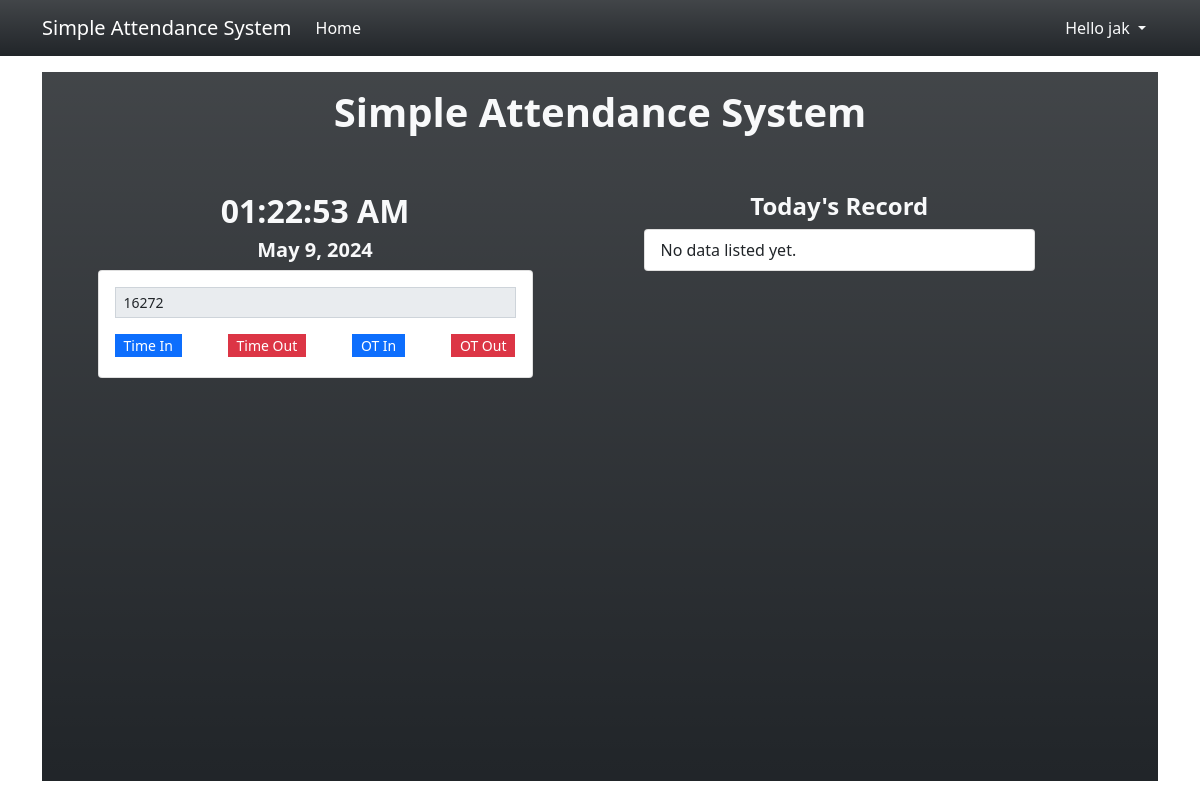
The page / (signed in) on the database as committed earlier.
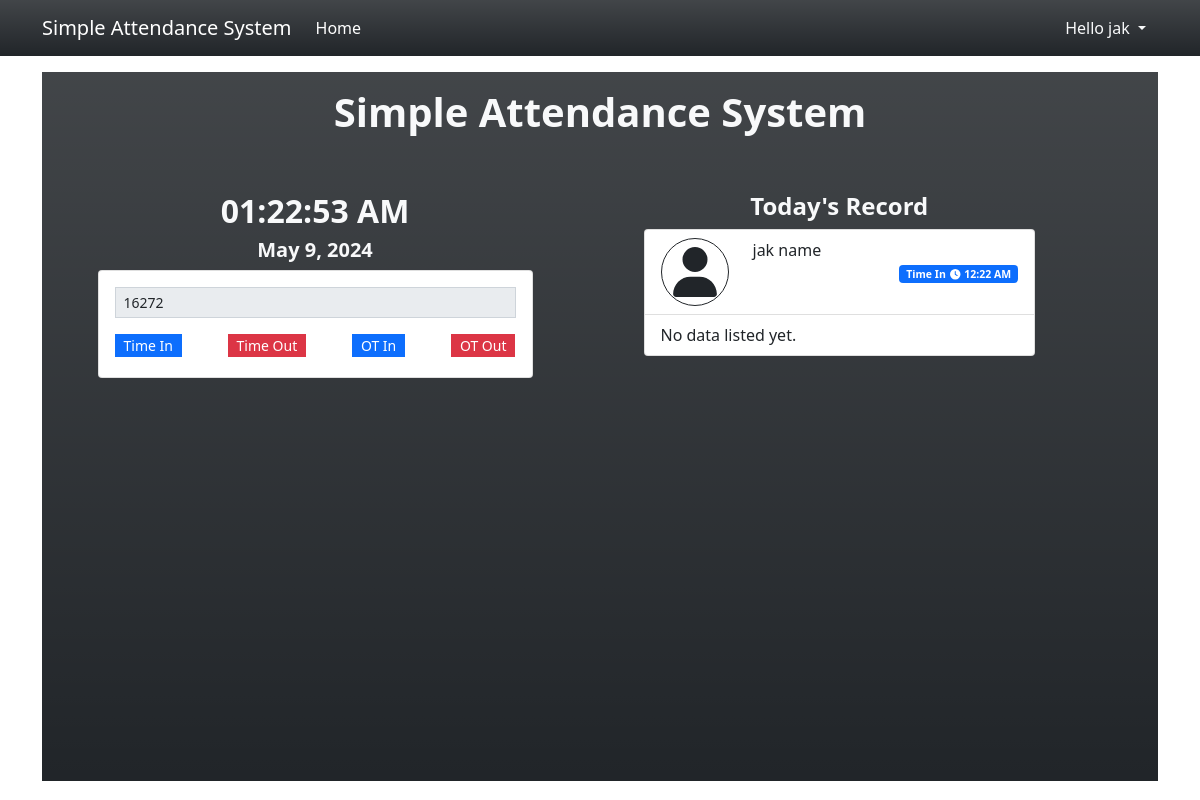
The same page on the database as committed later.
### tables this page shows
CREATE TABLE employee_list (
            `employee_id` INTEGER NOT NULL PRIMARY KEY AUTOINCREMENT,
            `employee_code` TEXT NOT NULL,
            `firstname` TEXT NOT NULL,
            `middlename` TEXT NULL,
            `lastname` TEXT NOT NULL,
            `gender` TEXT NOT NULL,
            `department_id` INTEGER NULL,
            `designation_id` INTEGER NULL,
            `contact` TEXT NOT NULL,
            `email` TEXT NOT NULL,
            `status` INTEGER NOT NULL DEFAULT 1,
            `date_created` TIMESTAMP DEFAULT CURRENT_TIMESTAMP,
            `date_updated` TIMESTAMP NULL, password varchar(255) NULL,
            FOREIGN KEY(`department_id`) REFERENCES `department_list`(`department_id`) ON DELETE SET NULL,
            FOREIGN KEY(`designation_id`) REFERENCES `designation_list`(`designation_id`) ON DELETE SET NULL
        );

CREATE TABLE att_type_list (
            `att_type_id` INTEGER NOT NULL PRIMARY KEY AUTOINCREMENT,
            `name` TEXT NOT NULL,
            `status` INTEGER NOT NULL DEFAULT 1,
            `date_created` TIMESTAMP DEFAULT CURRENT_TIMESTAMP
        );

CREATE TABLE attendance_list (
            `attendance_id` INTEGER NOT NULL PRIMARY KEY AUTOINCREMENT,
            `employee_id` TEXT NOT NULL,
            `att_type_id` TEXT NOT NULL,
            `date_created` TIMESTAMP DEFAULT CURRENT_TIMESTAMP,
            `date_updated` TIMESTAMP NULL,
            FOREIGN KEY(`employee_id`) REFERENCES `employee_list`(`employee_id`) ON DELETE CASCADE,
            FOREIGN KEY(`att_type_id`) REFERENCES `att_type_list`(`att_type_id`) ON DELETE CASCADE
        );

### home.php (the view, shortened to what this page needs)
<?php if($_SESSION['type'] == 3): ?>
    <section class="bg-dark bg-gradient text-light">
        <div class="container py-3 d-flex flex-column">
            <div class="w-100 h-25 d-flex  align-items-center">
                <h2 class="text-center w-100 fs-1"><b>Simple Attendance System</b></h2>
            </div>
            <div class="w-100 row flex-grow-1 mt-5">
                <div class="col-md-6 d-flex flex-column align-items-center h-100">
                    <div class="w-100 h-25 d-flex align-items-center">
                        <div class="w-100">
                            <h2 class="text-center"><b><span id="time_display"><?php echo date("h:i A") ?></span></b></h2>
                            <h5 class="text-center"><b><span id="date_display"><?php echo date("M d,Y ") ?></span></b></h5>
                        </div>
                    </div>
                    <div class="w-100 h-75 d-flex align-items-center">
                        <div class="w-100">
                            <div class="card text-dark col-sm-10 offset-sm-1 align-middle h-auto">
                                <div class="card-body">
                                    <div class="form-group">
                                        <?php
                                            $user = $conn->query("SELECT * FROM employee_list where employee_id = $_SESSION[user_id]");
                                            while($data = $user->fetchArray()){?>
                                            <input type="text" autofocus class="form-control form-control-sm rounded-0" disabled value="<?php echo $data['employee_code']?>" id="employee_code">
                                        <?php }?>
                                    </div>
                                    <div class="form-group d-flex justify-content-between mt-3 mb-1">
                                        <?php
                                        $qry = $conn->query("SELECT * FROM `att_type_list` order by att_type_id asc");
                                        while($row= $qry->fetchArray()):
                                            $bg = 'primary';
                                            if(in_array($row['att_type_id'],array(2,4)))
                                            $bg = 'danger';
                                        ?>
                                        <button class="att_btn btn btn-sm btn-<?php echo $bg ?> rounded-0 py-0" type="button" data-id="<?php echo $row['att_type_id'] ?>"><?php echo $row['name'] ?></button>
                                        <?php endwhile; ?>
                                    </div>
                                </div>
                            </div>
                        </div>
                    </div>
                </div>
                <div class="col-md-6 h-100 d-flex align-items-center">
                    <div class="w-100">
                        <div class="col-sm-9 offset-sm-1">
                            <h4 class="text-light text-center"><b>Today's Record</b></h4>
                            <div class="overflow-auto" style="height:67vh">
                                <ul class="list-group">
                                    <?php
                                    $today = date("Y-m-d");
                                    $att_qry = $conn->query("SELECT a.*,t.name as tname,(e.firstname || ' ' || e.lastname || ' ' || e.middlename) as `fullname` FROM `attendance_list` a inner join employee_list e on a.employee_id = e.employee_id inner join att_type_list t on a.att_type_id = t.att_type_id where date(a.date_created) = '".$today."' ORDER BY strftime('%s', a.date_created) desc");
                                    while($row = $att_qry->fetchArray()):
                                        $bg = "primary";
                                    ?>
                                    <li class="list-group-item att-item" data-id="<?php echo $row['attendance_id'] ?>">
                                    <div class="row row-cols-2">
                                        <div class="col-auto d-flex align-items-center"><span class="fa border border-dark p-2 fa-user rounded-circle" style="width:50px !important;height:50px !important" ></span></div>
                                        <div class="col-auto flex-grow-1 d-flex flex-column">
                                            <div class="w-100">
                                                <?php echo $row['fullname'] ?>
                                            </div>
                                            <div class='w-100 d-flex justify-content-end'>
                                                <small><span class="badge bg-<?php echo $bg ?>"><?php echo $row['tname'] ?><i class="fa fa-clock mx-1"></i><?php echo date("h:i A",strtotime($row['date_created'])) ?></span></small>
                                            </div>
                                        </div>
                                    </div>
                                    </li>
                                    <?php endwhile; ?>
                                    <?php if(!$att_qry->fetchArray()): ?>
                                    <li class="list-group-item" id="noData">No data listed yet.</li>
                                    <?php endif; ?>
                                </ul>
                            </div>
                        </div>
                    </div>
                </div>
            </div>
        </div>
    </section>
<?php endif; ?>

### index.php (shortened to what this page needs)
<?php
$page = isset($_GET['page']) ? $_GET['page'] : 'home';
?>
<!DOCTYPE html>
<html lang="en">
<head>
    <link rel="stylesheet" href="Font-Awesome-master/css/all.min.css">
    <link rel="stylesheet" href="css/bootstrap.min.css">
    <link rel="stylesheet" href="DataTable/assets/css/datatables.min.css">
</head>
<body>
    <main>
    <nav class="navbar navbar-expand-lg navbar-dark bg-dark bg-gradient" id="topNavBar">
        <div class="container">
            <a class="navbar-brand" href="#">
            Simple Attendance System
            </a>
            <div class="collapse navbar-collapse" id="navbarNav">
                <ul class="navbar-nav">
                <?php if($_SESSION['type'] == 1): ?>
                    <li class="nav-item">
                        <a class="nav-link <?php echo ($page == 'home')? 'active' : '' ?>" aria-current="page" href="./">Home</a>
                    </li>
                    <li class="nav-item">
                        <a class="nav-link <?php echo ($page == 'employees')? 'active' : '' ?>" aria-current="page" href="./?page=employees">Employee</a>
                    </li>
                    <li class="nav-item">
                        <a class="nav-link <?php echo ($page == 'attendance_list')? 'active' : '' ?>" href="./?page=attendance_list">Attendance Records</a>
                    </li>
                    <li class="nav-item">
                        <a class="nav-link " href="./attendance.php" target="_blank">Attendance</a>
                    </li>
                    <li class="nav-item">
                        <a class="nav-link <?php echo ($page == 'users')? 'active' : '' ?>" aria-current="page" href="./?page=users">Users</a>
                    </li>
                    <li class="nav-item">
                        <a class="nav-link" href="./?page=maintenance">Maintenance</a>
                    </li>
                    <?php elseif($_SESSION['type'] == 3): ?>
                        <li class="nav-item">
                            <a class="nav-link <?php echo ($page == 'home')? 'active' : '' ?>" aria-current="page" href="./">Home</a>
                        </li>
                    <?php endif ?>
                </ul>
            </div>
            <div>
            <div class="dropdown">
                <button class="btn btn-secondary dropdown-toggle bg-transparent  text-light border-0" type="button" id="dropdownMenuButton1" data-bs-toggle="dropdown" aria-expanded="false">
                    Hello <?php echo $_SESSION['fullname'] ?>
                </button>
            </div>
            </div>
        </div>
    </nav>
    <div class="container py-3" id="page-container">
        <?php
            include $page.'.php';
        ?>
    </div>
    </main>
</body>
</html>

### index.php (style rules this page uses)
html,body { height:100%; width:100%; }
#topNavBar { flex: 0 1 auto; }

Rows that differ between the two databases and show on the page:
added attendance_list: fullname "jak name", att_type.name "Time In", date_created "12:22 AM"
